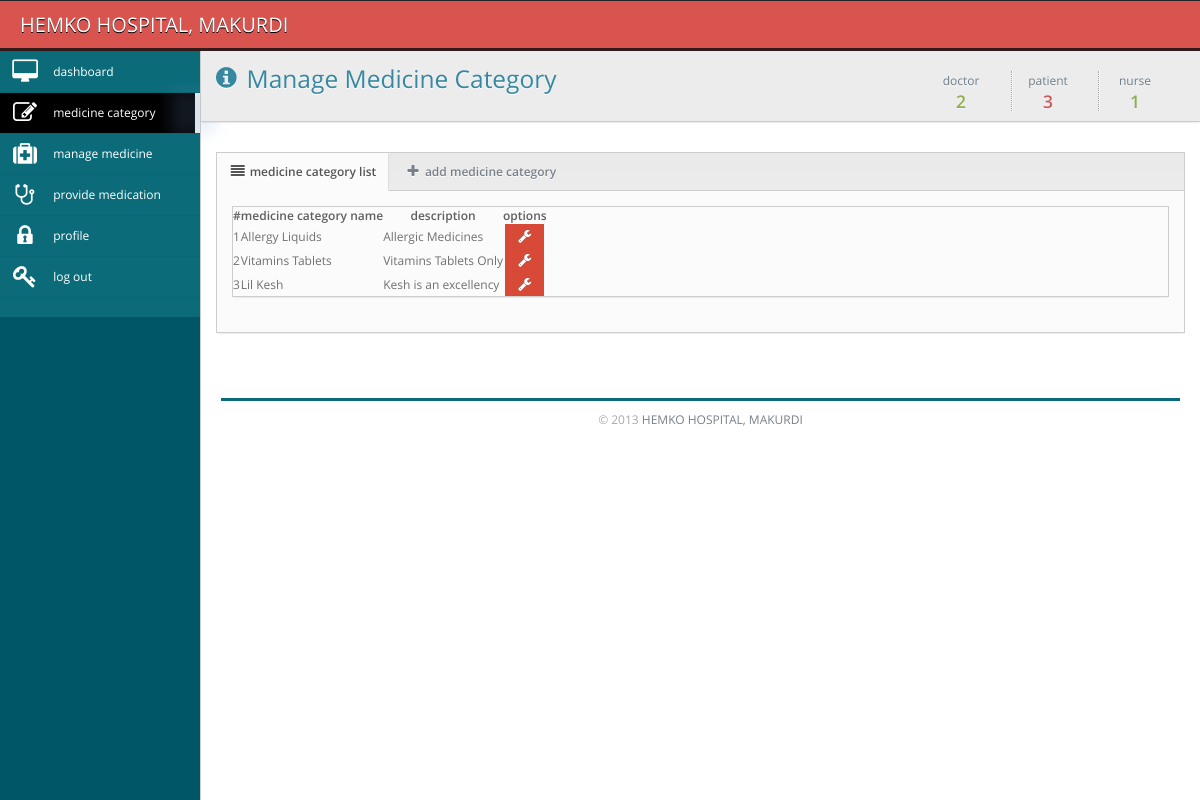
Page /pharmacist/manage_medicine_category.php (signed in) on the committed database.
### tables this page shows
CREATE TABLE `medcat` (
  `id` int(10) unsigned NOT NULL AUTO_INCREMENT,
  `category` varchar(45) DEFAULT NULL,
  `description` longtext,
  PRIMARY KEY (`id`)
);

### pharmacist/manage_medicine_category.php (the view, shortened to what this page needs)
<?php
$loggedInUser = $_SESSION["user"];
$activeUser = mysql_fetch_array(mysql_query("select * from users where(email = '$loggedInUser')"));
$role = $activeUser['role'];
$doctor = mysql_query("select * from staff where designation = 'doctor'");
$nurse = mysql_query("select * from staff where designation = 'nurse'");
$patient = mysql_query("select * from patients");
?>
<!DOCTYPE html PUBLIC "-//W3C//DTD XHTML 1.0 Transitional//EN" "http://www.w3.org/TR/xhtml1/DTD/xhtml1-transitional.dtd">
<html>
    <head>
		<link rel="stylesheet" href="../css/font.css">
		<link href="../css/bayanno.css" media="screen" rel="stylesheet" type="text/css" />
    </head>
<?php
 include("../session.php");
?>
<body>
<?php if($role=="pharmacist"){ ?>
    <div class="navbar navbar-top navbar-inverse">
	<div class="navbar-inner">
		<div class="container-fluid">
			<a class="brand" href="">HEMKO HOSPITAL, MAKURDI</a>
		</div>
	</div>
</div>
    <div class="sidebar-background">
	<div class="primary-sidebar-background">
	</div>
</div>
<div class="primary-sidebar">
	<ul class="nav nav-collapse collapse nav-collapse-primary">
		<li class="">
			<span class="glow"></span>
				<a href="dashboard.php" >
					<i class="icon-desktop icon-2x"></i>
					<span>dashboard</span>
				</a>
		</li>
		<li class="dark-nav active">
			<span class="glow"></span>
				<a href="manage_medicine_category.php" >
					<i class="icon-edit icon-2x"></i>
					<span>medicine category</span>
				</a>
		</li>
		<li class="">
			<span class="glow"></span>
				<a href="manage_medicine.php" >
					<i class="icon-medkit icon-2x"></i>
					<span>manage medicine</span>
				</a>
		</li>
		<li class="">
			<span class="glow"></span>
				<a href="manage_prescription.php" >
					<i class="icon-stethoscope icon-2x"></i>
					<span>provide medication</span>
				</a>
		</li>
		<li class="">
			<span class="glow"></span>
				<a href="manage_profile.php" >
					<i class="icon-lock icon-2x"></i>
					<span>profile</span>
				</a>
		</li>
		<li class="">
			<span class="glow"></span>
				<a href="../logout.php" >
					<i class="icon-key icon-2x"></i>
					<span>log out</span>
				</a>
		</li>
	</ul>
</div>
    <div class="main-content">
		        <div class="container-fluid" >
            <div class="row-fluid">
                <div class="area-top clearfix">
                    <div class="pull-left header">
                        <h3 class="title">
                        <i class="icon-info-sign"></i>
                        Manage Medicine Category </h3>
                    </div>
                    <ul class="inline pull-right sparkline-box">
                        <li class="sparkline-row">
                            <h4 class="green">
                                <span>doctor</span>
                                <?php echo mysql_num_rows($doctor);?>
                            </h4>
                        </li>
                        <li class="sparkline-row">
                            <h4 class="red">
                                <span>patient</span>
                                <?php echo mysql_num_rows($patient);?>
                            </h4>
                        </li>
                        <li class="sparkline-row">
                            <h4 class="green">
                                <span>nurse</span>
                                <?php echo mysql_num_rows($nurse);?>
                            </h4>
                        </li>
                    </ul>
                </div>
            </div>
        </div>
        <div class="container-fluid padded">
            <div class="box">
	<div class="box-header">
		<ul class="nav nav-tabs nav-tabs-left">
			<li class="active">
            	<a href="#list" data-toggle="tab"><i class="icon-align-justify"></i>
					medicine category list
                    	</a></li>
			<li>
            	<a href="#add" data-toggle="tab"><i class="icon-plus"></i>
					add medicine category
                    	</a></li>
		</ul>
	</div>
	<div class="box-content padded">
		<div class="tab-content">
            <div class="tab-pane box active" id="list">
                <table cellpadding="0" cellspacing="0" border="0" class="dTable responsive">
                	<thead>
                		<tr>
                    		<th><div>#</div></th>
                    		<th><div>medicine category name</div></th>
                    		<th><div>description</div></th>
                    		<th><div>options</div></th>
						</tr>
					</thead>
                    <tbody>
                    	<?php
						$sno = 1;
						$query = mysql_query("select * from medcat");
						while($view = mysql_fetch_array($query)){
						?>
                        <tr>
                            <td><?php echo $sno++;?></td>
							<td><?php echo $view['category'];?></td>
							<td><?php echo $view['description'];?></td>
							<td align="center">
                            	<a href="edit_medicine_category.php?id=<?php echo $view['id'];?>"
                                	rel="tooltip" data-placement="top" data-original-title="edit" class="btn btn-blue">
                                		<i class="icon-wrench"></i>
                                </a>
        					</td>
                        </tr>
							<?php } ?>
                     </tbody>
                </table>
			</div>
		</div>
	</div>
</div>
        </div>
	    <div style="clear:both;color:#aaa; padding:20px;">
    	<hr /><center>&copy; 2013 <a href="">HEMKO HOSPITAL, MAKURDI</a></center>
    </div>
    </div>
   <?php }else{
  echo "<meta http-equiv=\"refresh\" content=\"0;URL=../error_page.php\">";
  exit;
  } ?>
</body>
</html>

### rows in the picture
medcat: category "Allergy Liquids", description "Allergic Medicines"
medcat: category "Vitamins Tablets", description "Vitamins Tablets Only"
medcat: category "Lil Kesh", description "Kesh is an excellency"

### other values in the picture
mysql_num_rows($doctor) "2"
mysql_num_rows($patient) "3"
mysql_num_rows($nurse) "1"
